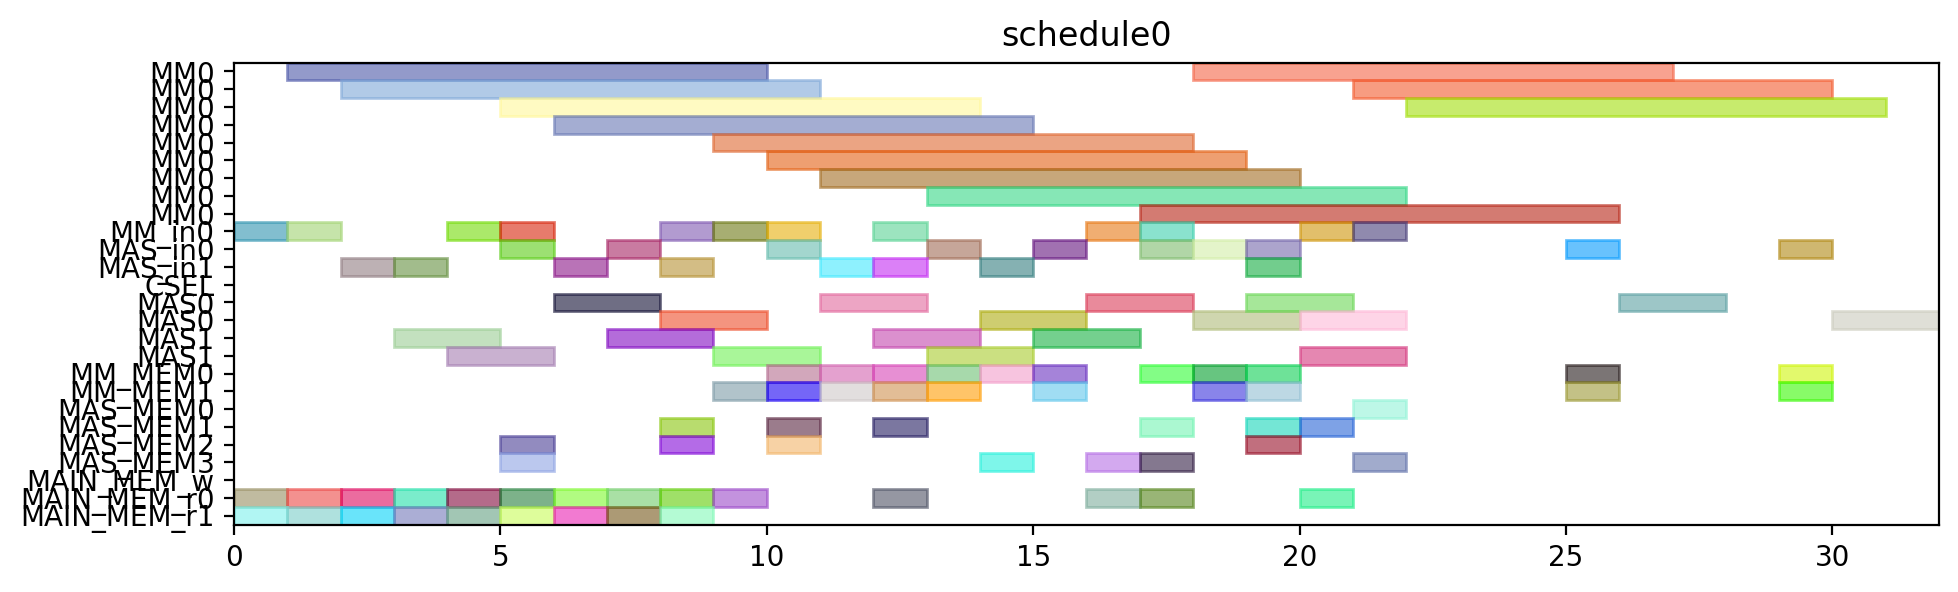

The script that drew this image:
from pyschedule import Scenario, solvers, plotters, alt


def solve():
	horizon = 120
	S = Scenario("schedule0", horizon=horizon)

	# resource
	MM = S.Resources('MM', num=1, size=9)
	MM_in = S.Resources('MM_in', num=1)
	MAS_in = S.Resources('MAS_in', num=2)
	CSEL = S.Resource('CSEL')
	MAS = S.Resources('MAS', num=2, size=2, periods=range(1, horizon))
	MM_MEM = S.Resources('MM_MEM', num=2)
	MAS_MEM = S.Resources('MAS_MEM', num=4)
	MAIN_MEM_w = S.Resource('MAIN_MEM_w', size=1)
	MAIN_MEM_r = S.Resources('MAIN_MEM_r', num=2)

	# result of previous scheduling

	# new tasks
	t0 = S.Task('t0', length=9, delay_cost=1)
	t0 += alt(MM)
	t0_in = S.Task('t0_in', length=1, delay_cost=1)
	t0_in += alt(MM_in)
	S += t0_in*MM_in[0]<=t0*MM[0]
	t0_mem0 = S.Task('t0_mem0', length=1, delay_cost=1)
	t0_mem0 += MAIN_MEM_r[0]
	S += t0_mem0 <= t0

	t0_mem1 = S.Task('t0_mem1', length=1, delay_cost=1)
	t0_mem1 += MAIN_MEM_r[1]
	S += t0_mem1 <= t0

	t1 = S.Task('t1', length=9, delay_cost=1)
	t1 += alt(MM)
	t1_in = S.Task('t1_in', length=1, delay_cost=1)
	t1_in += alt(MM_in)
	S += t1_in*MM_in[0]<=t1*MM[0]
	t1_mem0 = S.Task('t1_mem0', length=1, delay_cost=1)
	t1_mem0 += MAIN_MEM_r[0]
	S += t1_mem0 <= t1

	t1_mem1 = S.Task('t1_mem1', length=1, delay_cost=1)
	t1_mem1 += MAIN_MEM_r[1]
	S += t1_mem1 <= t1

	t2 = S.Task('t2', length=9, delay_cost=1)
	t2 += alt(MM)
	t2_in = S.Task('t2_in', length=1, delay_cost=1)
	t2_in += alt(MM_in)
	S += t2_in*MM_in[0]<=t2*MM[0]
	t2_mem0 = S.Task('t2_mem0', length=1, delay_cost=1)
	t2_mem0 += MAIN_MEM_r[0]
	S += t2_mem0 <= t2

	t2_mem1 = S.Task('t2_mem1', length=1, delay_cost=1)
	t2_mem1 += MAIN_MEM_r[1]
	S += t2_mem1 <= t2

	t3 = S.Task('t3', length=2, delay_cost=1)
	t3 += alt(MAS)
	t3_in = S.Task('t3_in', length=1, delay_cost=1)
	t3_in += alt(MAS_in)
	S += t3_in*MAS_in[0]<=t3*MAS[0]

	S += t3_in*MAS_in[1]<=t3*MAS[1]

	t3_mem0 = S.Task('t3_mem0', length=1, delay_cost=1)
	t3_mem0 += MAIN_MEM_r[0]
	S += t3_mem0 <= t3

	t3_mem1 = S.Task('t3_mem1', length=1, delay_cost=1)
	t3_mem1 += MAIN_MEM_r[1]
	S += t3_mem1 <= t3

	t4 = S.Task('t4', length=2, delay_cost=1)
	t4 += alt(MAS)
	t4_in = S.Task('t4_in', length=1, delay_cost=1)
	t4_in += alt(MAS_in)
	S += t4_in*MAS_in[0]<=t4*MAS[0]

	S += t4_in*MAS_in[1]<=t4*MAS[1]

	t4_mem0 = S.Task('t4_mem0', length=1, delay_cost=1)
	t4_mem0 += MAIN_MEM_r[0]
	S += t4_mem0 <= t4

	t4_mem1 = S.Task('t4_mem1', length=1, delay_cost=1)
	t4_mem1 += MAIN_MEM_r[1]
	S += t4_mem1 <= t4

	t8 = S.Task('t8', length=2, delay_cost=1)
	t8 += alt(MAS)
	t8_in = S.Task('t8_in', length=1, delay_cost=1)
	t8_in += alt(MAS_in)
	S += t8_in*MAS_in[0]<=t8*MAS[0]

	S += t8_in*MAS_in[1]<=t8*MAS[1]

	t8_mem0 = S.Task('t8_mem0', length=1, delay_cost=1)
	t8_mem0 += MAIN_MEM_r[0]
	S += t8_mem0 <= t8

	t8_mem1 = S.Task('t8_mem1', length=1, delay_cost=1)
	t8_mem1 += MAIN_MEM_r[1]
	S += t8_mem1 <= t8

	t9 = S.Task('t9', length=2, delay_cost=1)
	t9 += alt(MAS)
	t9_in = S.Task('t9_in', length=1, delay_cost=1)
	t9_in += alt(MAS_in)
	S += t9_in*MAS_in[0]<=t9*MAS[0]

	S += t9_in*MAS_in[1]<=t9*MAS[1]

	t9_mem0 = S.Task('t9_mem0', length=1, delay_cost=1)
	t9_mem0 += MAIN_MEM_r[0]
	S += t9_mem0 <= t9

	t9_mem1 = S.Task('t9_mem1', length=1, delay_cost=1)
	t9_mem1 += MAIN_MEM_r[1]
	S += t9_mem1 <= t9

	t13 = S.Task('t13', length=2, delay_cost=1)
	t13 += alt(MAS)
	t13_in = S.Task('t13_in', length=1, delay_cost=1)
	t13_in += alt(MAS_in)
	S += t13_in*MAS_in[0]<=t13*MAS[0]

	S += t13_in*MAS_in[1]<=t13*MAS[1]

	t13_mem0 = S.Task('t13_mem0', length=1, delay_cost=1)
	t13_mem0 += MAIN_MEM_r[0]
	S += t13_mem0 <= t13

	t13_mem1 = S.Task('t13_mem1', length=1, delay_cost=1)
	t13_mem1 += MAIN_MEM_r[1]
	S += t13_mem1 <= t13

	t14 = S.Task('t14', length=2, delay_cost=1)
	t14 += alt(MAS)
	t14_in = S.Task('t14_in', length=1, delay_cost=1)
	t14_in += alt(MAS_in)
	S += t14_in*MAS_in[0]<=t14*MAS[0]

	S += t14_in*MAS_in[1]<=t14*MAS[1]

	t14_mem0 = S.Task('t14_mem0', length=1, delay_cost=1)
	t14_mem0 += MAIN_MEM_r[0]
	S += t14_mem0 <= t14

	t14_mem1 = S.Task('t14_mem1', length=1, delay_cost=1)
	t14_mem1 += MAIN_MEM_r[1]
	S += t14_mem1 <= t14

	t5 = S.Task('t5', length=9, delay_cost=1)
	t5 += alt(MM)
	t5_in = S.Task('t5_in', length=1, delay_cost=1)
	t5_in += alt(MM_in)
	S += t5_in*MM_in[0]<=t5*MM[0]
	t5_mem0 = S.Task('t5_mem0', length=1, delay_cost=1)
	t5_mem0 += alt(MAS_MEM)
	S += (t3*MAS[0])-1 < t5_mem0*MAS_MEM[0]
	S += (t3*MAS[1])-1 < t5_mem0*MAS_MEM[2]
	S += t5_mem0 <= t5

	t5_mem1 = S.Task('t5_mem1', length=1, delay_cost=1)
	t5_mem1 += alt(MAS_MEM)
	S += (t4*MAS[0])-1 < t5_mem1*MAS_MEM[1]
	S += (t4*MAS[1])-1 < t5_mem1*MAS_MEM[3]
	S += t5_mem1 <= t5

	t6 = S.Task('t6', length=2, delay_cost=1)
	t6 += alt(MAS)
	t6_in = S.Task('t6_in', length=1, delay_cost=1)
	t6_in += alt(MAS_in)
	S += t6_in*MAS_in[0]<=t6*MAS[0]

	S += t6_in*MAS_in[1]<=t6*MAS[1]

	t6_mem0 = S.Task('t6_mem0', length=1, delay_cost=1)
	t6_mem0 += alt(MM_MEM)
	S += (t0*MM[0])-1 < t6_mem0*MM_MEM[0]
	S += t6_mem0 <= t6

	t6_mem1 = S.Task('t6_mem1', length=1, delay_cost=1)
	t6_mem1 += alt(MM_MEM)
	S += (t1*MM[0])-1 < t6_mem1*MM_MEM[1]
	S += t6_mem1 <= t6

	t10 = S.Task('t10', length=9, delay_cost=1)
	t10 += alt(MM)
	t10_in = S.Task('t10_in', length=1, delay_cost=1)
	t10_in += alt(MM_in)
	S += t10_in*MM_in[0]<=t10*MM[0]
	t10_mem0 = S.Task('t10_mem0', length=1, delay_cost=1)
	t10_mem0 += alt(MAS_MEM)
	S += (t8*MAS[0])-1 < t10_mem0*MAS_MEM[0]
	S += (t8*MAS[1])-1 < t10_mem0*MAS_MEM[2]
	S += t10_mem0 <= t10

	t10_mem1 = S.Task('t10_mem1', length=1, delay_cost=1)
	t10_mem1 += alt(MAS_MEM)
	S += (t9*MAS[0])-1 < t10_mem1*MAS_MEM[1]
	S += (t9*MAS[1])-1 < t10_mem1*MAS_MEM[3]
	S += t10_mem1 <= t10

	t11 = S.Task('t11', length=2, delay_cost=1)
	t11 += alt(MAS)
	t11_in = S.Task('t11_in', length=1, delay_cost=1)
	t11_in += alt(MAS_in)
	S += t11_in*MAS_in[0]<=t11*MAS[0]

	S += t11_in*MAS_in[1]<=t11*MAS[1]

	t11_mem0 = S.Task('t11_mem0', length=1, delay_cost=1)
	t11_mem0 += alt(MM_MEM)
	S += (t0*MM[0])-1 < t11_mem0*MM_MEM[0]
	S += t11_mem0 <= t11

	t11_mem1 = S.Task('t11_mem1', length=1, delay_cost=1)
	t11_mem1 += alt(MM_MEM)
	S += (t2*MM[0])-1 < t11_mem1*MM_MEM[1]
	S += t11_mem1 <= t11

	t15 = S.Task('t15', length=9, delay_cost=1)
	t15 += alt(MM)
	t15_in = S.Task('t15_in', length=1, delay_cost=1)
	t15_in += alt(MM_in)
	S += t15_in*MM_in[0]<=t15*MM[0]
	t15_mem0 = S.Task('t15_mem0', length=1, delay_cost=1)
	t15_mem0 += alt(MAS_MEM)
	S += (t13*MAS[0])-1 < t15_mem0*MAS_MEM[0]
	S += (t13*MAS[1])-1 < t15_mem0*MAS_MEM[2]
	S += t15_mem0 <= t15

	t15_mem1 = S.Task('t15_mem1', length=1, delay_cost=1)
	t15_mem1 += alt(MAS_MEM)
	S += (t14*MAS[0])-1 < t15_mem1*MAS_MEM[1]
	S += (t14*MAS[1])-1 < t15_mem1*MAS_MEM[3]
	S += t15_mem1 <= t15

	t16 = S.Task('t16', length=2, delay_cost=1)
	t16 += alt(MAS)
	t16_in = S.Task('t16_in', length=1, delay_cost=1)
	t16_in += alt(MAS_in)
	S += t16_in*MAS_in[0]<=t16*MAS[0]

	S += t16_in*MAS_in[1]<=t16*MAS[1]

	t16_mem0 = S.Task('t16_mem0', length=1, delay_cost=1)
	t16_mem0 += alt(MM_MEM)
	S += (t1*MM[0])-1 < t16_mem0*MM_MEM[0]
	S += t16_mem0 <= t16

	t16_mem1 = S.Task('t16_mem1', length=1, delay_cost=1)
	t16_mem1 += alt(MM_MEM)
	S += (t2*MM[0])-1 < t16_mem1*MM_MEM[1]
	S += t16_mem1 <= t16

	t19 = S.Task('t19', length=9, delay_cost=1)
	t19 += alt(MM)
	t19_in = S.Task('t19_in', length=1, delay_cost=1)
	t19_in += alt(MM_in)
	S += t19_in*MM_in[0]<=t19*MM[0]
	t19_mem0 = S.Task('t19_mem0', length=1, delay_cost=1)
	t19_mem0 += MAIN_MEM_r[0]
	S += t19_mem0 <= t19

	t19_mem1 = S.Task('t19_mem1', length=1, delay_cost=1)
	t19_mem1 += alt(MM_MEM)
	S += (t2*MM[0])-1 < t19_mem1*MM_MEM[1]
	S += t19_mem1 <= t19

	t24 = S.Task('t24', length=2, delay_cost=1)
	t24 += alt(MAS)
	t24_in = S.Task('t24_in', length=1, delay_cost=1)
	t24_in += alt(MAS_in)
	S += t24_in*MAS_in[0]<=t24*MAS[0]

	S += t24_in*MAS_in[1]<=t24*MAS[1]

	t24_mem0 = S.Task('t24_mem0', length=1, delay_cost=1)
	t24_mem0 += alt(MM_MEM)
	S += (t0*MM[0])-1 < t24_mem0*MM_MEM[0]
	S += t24_mem0 <= t24

	t24_mem1 = S.Task('t24_mem1', length=1, delay_cost=1)
	t24_mem1 += alt(MM_MEM)
	S += (t0*MM[0])-1 < t24_mem1*MM_MEM[1]
	S += t24_mem1 <= t24

	t26 = S.Task('t26', length=9, delay_cost=1)
	t26 += alt(MM)
	t26_in = S.Task('t26_in', length=1, delay_cost=1)
	t26_in += alt(MM_in)
	S += t26_in*MM_in[0]<=t26*MM[0]
	t26_mem0 = S.Task('t26_mem0', length=1, delay_cost=1)
	t26_mem0 += MAIN_MEM_r[0]
	S += t26_mem0 <= t26

	t26_mem1 = S.Task('t26_mem1', length=1, delay_cost=1)
	t26_mem1 += alt(MM_MEM)
	S += (t2*MM[0])-1 < t26_mem1*MM_MEM[1]
	S += t26_mem1 <= t26

	t7 = S.Task('t7', length=2, delay_cost=1)
	t7 += alt(MAS)
	t7_in = S.Task('t7_in', length=1, delay_cost=1)
	t7_in += alt(MAS_in)
	S += t7_in*MAS_in[0]<=t7*MAS[0]

	S += t7_in*MAS_in[1]<=t7*MAS[1]

	t7_mem0 = S.Task('t7_mem0', length=1, delay_cost=1)
	t7_mem0 += alt(MM_MEM)
	S += (t5*MM[0])-1 < t7_mem0*MM_MEM[0]
	S += t7_mem0 <= t7

	t7_mem1 = S.Task('t7_mem1', length=1, delay_cost=1)
	t7_mem1 += alt(MAS_MEM)
	S += (t6*MAS[0])-1 < t7_mem1*MAS_MEM[1]
	S += (t6*MAS[1])-1 < t7_mem1*MAS_MEM[3]
	S += t7_mem1 <= t7

	t12 = S.Task('t12', length=2, delay_cost=1)
	t12 += alt(MAS)
	t12_in = S.Task('t12_in', length=1, delay_cost=1)
	t12_in += alt(MAS_in)
	S += t12_in*MAS_in[0]<=t12*MAS[0]

	S += t12_in*MAS_in[1]<=t12*MAS[1]

	t12_mem0 = S.Task('t12_mem0', length=1, delay_cost=1)
	t12_mem0 += alt(MM_MEM)
	S += (t10*MM[0])-1 < t12_mem0*MM_MEM[0]
	S += t12_mem0 <= t12

	t12_mem1 = S.Task('t12_mem1', length=1, delay_cost=1)
	t12_mem1 += alt(MAS_MEM)
	S += (t11*MAS[0])-1 < t12_mem1*MAS_MEM[1]
	S += (t11*MAS[1])-1 < t12_mem1*MAS_MEM[3]
	S += t12_mem1 <= t12

	t17 = S.Task('t17', length=2, delay_cost=1)
	t17 += alt(MAS)
	t17_in = S.Task('t17_in', length=1, delay_cost=1)
	t17_in += alt(MAS_in)
	S += t17_in*MAS_in[0]<=t17*MAS[0]

	S += t17_in*MAS_in[1]<=t17*MAS[1]

	t17_mem0 = S.Task('t17_mem0', length=1, delay_cost=1)
	t17_mem0 += alt(MM_MEM)
	S += (t15*MM[0])-1 < t17_mem0*MM_MEM[0]
	S += t17_mem0 <= t17

	t17_mem1 = S.Task('t17_mem1', length=1, delay_cost=1)
	t17_mem1 += alt(MAS_MEM)
	S += (t16*MAS[0])-1 < t17_mem1*MAS_MEM[1]
	S += (t16*MAS[1])-1 < t17_mem1*MAS_MEM[3]
	S += t17_mem1 <= t17

	t25 = S.Task('t25', length=2, delay_cost=1)
	t25 += alt(MAS)
	t25_in = S.Task('t25_in', length=1, delay_cost=1)
	t25_in += alt(MAS_in)
	S += t25_in*MAS_in[0]<=t25*MAS[0]

	S += t25_in*MAS_in[1]<=t25*MAS[1]

	t25_mem0 = S.Task('t25_mem0', length=1, delay_cost=1)
	t25_mem0 += alt(MM_MEM)
	S += (t0*MM[0])-1 < t25_mem0*MM_MEM[0]
	S += t25_mem0 <= t25

	t25_mem1 = S.Task('t25_mem1', length=1, delay_cost=1)
	t25_mem1 += alt(MAS_MEM)
	S += (t24*MAS[0])-1 < t25_mem1*MAS_MEM[1]
	S += (t24*MAS[1])-1 < t25_mem1*MAS_MEM[3]
	S += t25_mem1 <= t25

	t29 = S.Task('t29', length=2, delay_cost=1)
	t29 += alt(MAS)
	t29_in = S.Task('t29_in', length=1, delay_cost=1)
	t29_in += alt(MAS_in)
	S += t29_in*MAS_in[0]<=t29*MAS[0]

	S += t29_in*MAS_in[1]<=t29*MAS[1]

	t29_mem0 = S.Task('t29_mem0', length=1, delay_cost=1)
	t29_mem0 += alt(MM_MEM)
	S += (t0*MM[0])-1 < t29_mem0*MM_MEM[0]
	S += t29_mem0 <= t29

	t29_mem1 = S.Task('t29_mem1', length=1, delay_cost=1)
	t29_mem1 += alt(MM_MEM)
	S += (t26*MM[0])-1 < t29_mem1*MM_MEM[1]
	S += t29_mem1 <= t29

	t18 = S.Task('t18', length=9, delay_cost=1)
	t18 += alt(MM)
	t18_in = S.Task('t18_in', length=1, delay_cost=1)
	t18_in += alt(MM_in)
	S += t18_in*MM_in[0]<=t18*MM[0]
	t18_mem0 = S.Task('t18_mem0', length=1, delay_cost=1)
	t18_mem0 += MAIN_MEM_r[0]
	S += t18_mem0 <= t18

	t18_mem1 = S.Task('t18_mem1', length=1, delay_cost=1)
	t18_mem1 += alt(MAS_MEM)
	S += (t12*MAS[0])-1 < t18_mem1*MAS_MEM[1]
	S += (t12*MAS[1])-1 < t18_mem1*MAS_MEM[3]
	S += t18_mem1 <= t18

	t27 = S.Task('t27', length=9, delay_cost=1)
	t27 += alt(MM)
	t27_in = S.Task('t27_in', length=1, delay_cost=1)
	t27_in += alt(MM_in)
	S += t27_in*MM_in[0]<=t27*MM[0]
	t27_mem0 = S.Task('t27_mem0', length=1, delay_cost=1)
	t27_mem0 += MAIN_MEM_r[0]
	S += t27_mem0 <= t27

	t27_mem1 = S.Task('t27_mem1', length=1, delay_cost=1)
	t27_mem1 += alt(MAS_MEM)
	S += (t12*MAS[0])-1 < t27_mem1*MAS_MEM[1]
	S += (t12*MAS[1])-1 < t27_mem1*MAS_MEM[3]
	S += t27_mem1 <= t27

	t28 = S.Task('t28', length=2, delay_cost=1)
	t28 += alt(MAS)
	t28_in = S.Task('t28_in', length=1, delay_cost=1)
	t28_in += alt(MAS_in)
	S += t28_in*MAS_in[0]<=t28*MAS[0]

	S += t28_in*MAS_in[1]<=t28*MAS[1]

	t28_mem0 = S.Task('t28_mem0', length=1, delay_cost=1)
	t28_mem0 += alt(MAS_MEM)
	S += (t25*MAS[0])-1 < t28_mem0*MAS_MEM[0]
	S += (t25*MAS[1])-1 < t28_mem0*MAS_MEM[2]
	S += t28_mem0 <= t28

	t28_mem1 = S.Task('t28_mem1', length=1, delay_cost=1)
	t28_mem1 += alt(MM_MEM)
	S += (t26*MM[0])-1 < t28_mem1*MM_MEM[1]
	S += t28_mem1 <= t28

	t30 = S.Task('t30', length=9, delay_cost=1)
	t30 += alt(MM)
	t30_in = S.Task('t30_in', length=1, delay_cost=1)
	t30_in += alt(MM_in)
	S += t30_in*MM_in[0]<=t30*MM[0]
	t30_mem0 = S.Task('t30_mem0', length=1, delay_cost=1)
	t30_mem0 += MAIN_MEM_r[0]
	S += t30_mem0 <= t30

	t30_mem1 = S.Task('t30_mem1', length=1, delay_cost=1)
	t30_mem1 += alt(MAS_MEM)
	S += (t29*MAS[0])-1 < t30_mem1*MAS_MEM[1]
	S += (t29*MAS[1])-1 < t30_mem1*MAS_MEM[3]
	S += t30_mem1 <= t30

	t20 = S.Task('t20', length=2, delay_cost=1)
	t20 += alt(MAS)
	t20_in = S.Task('t20_in', length=1, delay_cost=1)
	t20_in += alt(MAS_in)
	S += t20_in*MAS_in[0]<=t20*MAS[0]

	S += t20_in*MAS_in[1]<=t20*MAS[1]

	t20_mem0 = S.Task('t20_mem0', length=1, delay_cost=1)
	t20_mem0 += alt(MM_MEM)
	S += (t19*MM[0])-1 < t20_mem0*MM_MEM[0]
	S += t20_mem0 <= t20

	t20_mem1 = S.Task('t20_mem1', length=1, delay_cost=1)
	t20_mem1 += alt(MM_MEM)
	S += (t18*MM[0])-1 < t20_mem1*MM_MEM[1]
	S += t20_mem1 <= t20

	t31 = S.Task('t31', length=2, delay_cost=1)
	t31 += alt(MAS)
	t31_in = S.Task('t31_in', length=1, delay_cost=1)
	t31_in += alt(MAS_in)
	S += t31_in*MAS_in[0]<=t31*MAS[0]

	S += t31_in*MAS_in[1]<=t31*MAS[1]

	t31_mem0 = S.Task('t31_mem0', length=1, delay_cost=1)
	t31_mem0 += alt(MM_MEM)
	S += (t27*MM[0])-1 < t31_mem0*MM_MEM[0]
	S += t31_mem0 <= t31

	t31_mem1 = S.Task('t31_mem1', length=1, delay_cost=1)
	t31_mem1 += alt(MM_MEM)
	S += (t30*MM[0])-1 < t31_mem1*MM_MEM[1]
	S += t31_mem1 <= t31

	t35 = S.Task('t35', length=9, delay_cost=1)
	t35 += alt(MM)
	t35_in = S.Task('t35_in', length=1, delay_cost=1)
	t35_in += alt(MM_in)
	S += t35_in*MM_in[0]<=t35*MM[0]
	t35_mem0 = S.Task('t35_mem0', length=1, delay_cost=1)
	t35_mem0 += alt(MAS_MEM)
	S += (t7*MAS[0])-1 < t35_mem0*MAS_MEM[0]
	S += (t7*MAS[1])-1 < t35_mem0*MAS_MEM[2]
	S += t35_mem0 <= t35

	t35_mem1 = S.Task('t35_mem1', length=1, delay_cost=1)
	t35_mem1 += alt(MAS_MEM)
	S += (t28*MAS[0])-1 < t35_mem1*MAS_MEM[1]
	S += (t28*MAS[1])-1 < t35_mem1*MAS_MEM[3]
	S += t35_mem1 <= t35

	solvers.mip.solve(S,msg=1,kind='CPLEX',ratio_gap=1.01)

	solution = [['hoge']*len(S.solution()[1]) for i in range(len(S.solution()))]
	for i in range(len(S.solution())):
		for j in range(len(S.solution()[i])):
			solution[i][j]=str(S.solution()[i][j])
	print(solution)

	cycles = int(solution[-1][3])

	pic_file_name = "/mnt/rose/usr1/fukuda/ABE/multiRAM_multiMAS_16mux/scheduling_result/stage9MM1_stage2MAS2/EP_ADD_A_ANY/schedule0.png"
	if(S.solution() != []):
		plotters.matplotlib.plot(S,img_filename=pic_file_name, show_task_labels=False, fig_size=(cycles*0.25+3, 3))

	return solution
